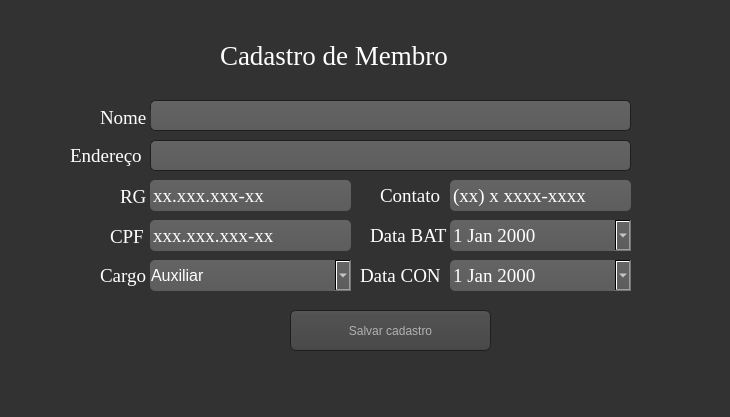
<?xml version="1.0" encoding="UTF-8"?>
<ui version="4.0">
 <class>MainWindow</class>
 <widget class="QMainWindow" name="MainWindow">
  <property name="geometry">
   <rect>
    <x>0</x>
    <y>0</y>
    <width>730</width>
    <height>417</height>
   </rect>
  </property>
  <property name="sizePolicy">
   <sizepolicy hsizetype="Fixed" vsizetype="Fixed">
    <horstretch>0</horstretch>
    <verstretch>0</verstretch>
   </sizepolicy>
  </property>
  <property name="font">
   <font>
    <family>Times New Roman</family>
    <pointsize>14</pointsize>
   </font>
  </property>
  <property name="tabletTracking">
   <bool>false</bool>
  </property>
  <property name="windowTitle">
   <string>Cadastro de Membro</string>
  </property>
  <property name="windowIcon">
   <iconset>
    <normaloff>icons/add_user_male_30px.png</normaloff>icons/add_user_male_30px.png</iconset>
  </property>
  <property name="toolTipDuration">
   <number>1</number>
  </property>
  <property name="styleSheet">
   <string notr="true">  background-color: #323232;</string>
  </property>
  <property name="inputMethodHints">
   <set>Qt::ImhDate</set>
  </property>
  <widget class="QWidget" name="central">
   <property name="font">
    <font>
     <family>Times New Roman</family>
     <pointsize>14</pointsize>
    </font>
   </property>
   <widget class="QLabel" name="label">
    <property name="geometry">
     <rect>
      <x>220</x>
      <y>30</y>
      <width>231</width>
      <height>51</height>
     </rect>
    </property>
    <property name="font">
     <font>
      <family>Times New Roman</family>
      <pointsize>20</pointsize>
     </font>
    </property>
    <property name="styleSheet">
     <string notr="true">color: rgb(255, 255, 255);</string>
    </property>
    <property name="text">
     <string>Cadastro de Membro</string>
    </property>
   </widget>
   <widget class="QLineEdit" name="le_nome">
    <property name="geometry">
     <rect>
      <x>150</x>
      <y>100</y>
      <width>481</width>
      <height>31</height>
     </rect>
    </property>
    <property name="font">
     <font>
      <family>Times New Roman</family>
      <pointsize>14</pointsize>
     </font>
    </property>
    <property name="styleSheet">
     <string notr="true">   background-color: QLinearGradient( x1: 0, y1: 0, x2: 0, y2: 1, stop: 0 #4d4d4d, stop: 0 #646464, stop: 1 #5d5d5d);
    padding: 1px;
    border-style: solid;
    border: 1px solid #1e1e1e;
    border-radius: 5;
color: rgb(255, 255, 255);</string>
    </property>
    <property name="maxLength">
     <number>50</number>
    </property>
   </widget>
   <widget class="QLabel" name="label_2">
    <property name="geometry">
     <rect>
      <x>100</x>
      <y>110</y>
      <width>51</width>
      <height>16</height>
     </rect>
    </property>
    <property name="font">
     <font>
      <family>Times New Roman</family>
      <pointsize>14</pointsize>
     </font>
    </property>
    <property name="styleSheet">
     <string notr="true">color: rgb(255, 255, 255);</string>
    </property>
    <property name="text">
     <string>Nome</string>
    </property>
   </widget>
   <widget class="QLabel" name="label_3">
    <property name="geometry">
     <rect>
      <x>70</x>
      <y>140</y>
      <width>71</width>
      <height>31</height>
     </rect>
    </property>
    <property name="font">
     <font>
      <family>Times New Roman</family>
      <pointsize>14</pointsize>
     </font>
    </property>
    <property name="styleSheet">
     <string notr="true">color: rgb(255, 255, 255);</string>
    </property>
    <property name="text">
     <string>Endereço</string>
    </property>
   </widget>
   <widget class="QLabel" name="label_4">
    <property name="geometry">
     <rect>
      <x>370</x>
      <y>220</y>
      <width>81</width>
      <height>31</height>
     </rect>
    </property>
    <property name="font">
     <font>
      <family>Times New Roman</family>
      <pointsize>14</pointsize>
     </font>
    </property>
    <property name="styleSheet">
     <string notr="true">color: rgb(255, 255, 255);</string>
    </property>
    <property name="text">
     <string>Data BAT</string>
    </property>
   </widget>
   <widget class="QLabel" name="label_5">
    <property name="geometry">
     <rect>
      <x>360</x>
      <y>260</y>
      <width>81</width>
      <height>31</height>
     </rect>
    </property>
    <property name="font">
     <font>
      <family>Times New Roman</family>
      <pointsize>14</pointsize>
     </font>
    </property>
    <property name="styleSheet">
     <string notr="true">color: rgb(255, 255, 255);</string>
    </property>
    <property name="text">
     <string>Data CON</string>
    </property>
   </widget>
   <widget class="QLabel" name="label_6">
    <property name="geometry">
     <rect>
      <x>120</x>
      <y>190</y>
      <width>47</width>
      <height>13</height>
     </rect>
    </property>
    <property name="font">
     <font>
      <family>Times New Roman</family>
      <pointsize>14</pointsize>
     </font>
    </property>
    <property name="styleSheet">
     <string notr="true">color: rgb(255, 255, 255);</string>
    </property>
    <property name="text">
     <string>RG</string>
    </property>
   </widget>
   <widget class="QLabel" name="label_7">
    <property name="geometry">
     <rect>
      <x>110</x>
      <y>230</y>
      <width>47</width>
      <height>13</height>
     </rect>
    </property>
    <property name="font">
     <font>
      <family>Times New Roman</family>
      <pointsize>14</pointsize>
     </font>
    </property>
    <property name="styleSheet">
     <string notr="true">color: rgb(255, 255, 255);</string>
    </property>
    <property name="text">
     <string>CPF</string>
    </property>
   </widget>
   <widget class="QLabel" name="label_8">
    <property name="geometry">
     <rect>
      <x>100</x>
      <y>260</y>
      <width>61</width>
      <height>31</height>
     </rect>
    </property>
    <property name="font">
     <font>
      <family>Times New Roman</family>
      <pointsize>14</pointsize>
     </font>
    </property>
    <property name="styleSheet">
     <string notr="true">color: rgb(255, 255, 255);</string>
    </property>
    <property name="text">
     <string>Cargo</string>
    </property>
   </widget>
   <widget class="QLineEdit" name="le_endereco">
    <property name="geometry">
     <rect>
      <x>150</x>
      <y>140</y>
      <width>481</width>
      <height>31</height>
     </rect>
    </property>
    <property name="font">
     <font>
      <family>Times New Roman</family>
      <pointsize>14</pointsize>
     </font>
    </property>
    <property name="styleSheet">
     <string notr="true">   background-color: QLinearGradient( x1: 0, y1: 0, x2: 0, y2: 1, stop: 0 #4d4d4d, stop: 0 #646464, stop: 1 #5d5d5d);
    padding: 1px;
    border-style: solid;
    border: 1px solid #1e1e1e;
    border-radius: 5;
color: rgb(255, 255, 255);</string>
    </property>
    <property name="maxLength">
     <number>50</number>
    </property>
    <property name="echoMode">
     <enum>QLineEdit::Normal</enum>
    </property>
   </widget>
   <widget class="QLineEdit" name="le_rg">
    <property name="geometry">
     <rect>
      <x>150</x>
      <y>180</y>
      <width>201</width>
      <height>31</height>
     </rect>
    </property>
    <property name="font">
     <font>
      <family>Times New Roman</family>
      <pointsize>14</pointsize>
     </font>
    </property>
    <property name="styleSheet">
     <string notr="true">   background-color: QLinearGradient( x1: 0, y1: 0, x2: 0, y2: 1, stop: 0 #4d4d4d, stop: 0 #646464, stop: 1 #5d5d5d);
    padding: 1px;
    border-style: solid;
   
    border-radius: 5;
color: rgb(255, 255, 255);</string>
    </property>
    <property name="inputMethodHints">
     <set>Qt::ImhHiddenText</set>
    </property>
    <property name="inputMask">
     <string>&gt;99.999.999-99;x</string>
    </property>
    <property name="text">
     <string>..-</string>
    </property>
    <property name="maxLength">
     <number>13</number>
    </property>
   </widget>
   <widget class="QLineEdit" name="le_cpf">
    <property name="geometry">
     <rect>
      <x>150</x>
      <y>220</y>
      <width>201</width>
      <height>31</height>
     </rect>
    </property>
    <property name="font">
     <font>
      <family>Times New Roman</family>
      <pointsize>14</pointsize>
     </font>
    </property>
    <property name="styleSheet">
     <string notr="true">   background-color: QLinearGradient( x1: 0, y1: 0, x2: 0, y2: 1, stop: 0 #4d4d4d, stop: 0 #646464, stop: 1 #5d5d5d);
    padding: 1px;
    border-style: solid;
    
    border-radius: 5;
color: rgb(255, 255, 255);</string>
    </property>
    <property name="inputMethodHints">
     <set>Qt::ImhHiddenText</set>
    </property>
    <property name="inputMask">
     <string>&gt;999.999.999-99;x</string>
    </property>
    <property name="text">
     <string>..-</string>
    </property>
    <property name="maxLength">
     <number>14</number>
    </property>
   </widget>
   <widget class="QLabel" name="label_9">
    <property name="geometry">
     <rect>
      <x>380</x>
      <y>180</y>
      <width>71</width>
      <height>31</height>
     </rect>
    </property>
    <property name="font">
     <font>
      <family>Times New Roman</family>
      <pointsize>14</pointsize>
     </font>
    </property>
    <property name="styleSheet">
     <string notr="true">color: rgb(255, 255, 255);</string>
    </property>
    <property name="text">
     <string>Contato</string>
    </property>
   </widget>
   <widget class="QLineEdit" name="le_contato">
    <property name="geometry">
     <rect>
      <x>450</x>
      <y>180</y>
      <width>181</width>
      <height>31</height>
     </rect>
    </property>
    <property name="font">
     <font>
      <family>Times New Roman</family>
      <pointsize>14</pointsize>
     </font>
    </property>
    <property name="styleSheet">
     <string notr="true">   background-color: QLinearGradient( x1: 0, y1: 0, x2: 0, y2: 1, stop: 0 #4d4d4d, stop: 0 #646464, stop: 1 #5d5d5d);
    padding: 1px;
    border-style: solid;
    
    border-radius: 5;
color: rgb(255, 255, 255);</string>
    </property>
    <property name="inputMethodHints">
     <set>Qt::ImhHiddenText</set>
    </property>
    <property name="inputMask">
     <string>&gt;(99) 9 9999-9999;x</string>
    </property>
    <property name="text">
     <string>()  -</string>
    </property>
   </widget>
   <widget class="QPushButton" name="btn_salvar">
    <property name="geometry">
     <rect>
      <x>290</x>
      <y>310</y>
      <width>201</width>
      <height>41</height>
     </rect>
    </property>
    <property name="font">
     <font>
      <pointsize>-1</pointsize>
     </font>
    </property>
    <property name="cursor">
     <cursorShape>PointingHandCursor</cursorShape>
    </property>
    <property name="styleSheet">
     <string notr="true">QPushButton
{
    color: #b1b1b1;
    background-color: QLinearGradient( x1: 0, y1: 0, x2: 0, y2: 1, stop: 0 #565656, stop: 0.1 #525252, stop: 0.5 #4e4e4e, stop: 0.9 #4a4a4a, stop: 1 #464646);
    border-width: 1px;
    border-color: #1e1e1e;
    border-style: solid;
    border-radius: 6;
    padding: 3px;
    font-size: 12px;
    padding-left: 3px;
    padding-right: 3px;
    min-width: 20px;
}

QPushButton:pressed
{
    background-color: QLinearGradient( x1: 0, y1: 0, x2: 0, y2: 1, stop: 0 #2d2d2d, stop: 0.1 #2b2b2b, stop: 0.5 #292929, stop: 0.9 #282828, stop: 1 #252525);
}</string>
    </property>
    <property name="text">
     <string>Salvar cadastro</string>
    </property>
    <property name="icon">
     <iconset>
      <normalon>icons/ok_filled_50px.png</normalon>
     </iconset>
    </property>
    <property name="iconSize">
     <size>
      <width>29</width>
      <height>46</height>
     </size>
    </property>
   </widget>
   <widget class="QDateEdit" name="le_d_con">
    <property name="geometry">
     <rect>
      <x>450</x>
      <y>260</y>
      <width>181</width>
      <height>31</height>
     </rect>
    </property>
    <property name="font">
     <font>
      <family>Times New Roman</family>
      <pointsize>14</pointsize>
     </font>
    </property>
    <property name="styleSheet">
     <string notr="true">   background-color: QLinearGradient( x1: 0, y1: 0, x2: 0, y2: 1, stop: 0 #4d4d4d, stop: 0 #646464, stop: 1 #5d5d5d);
    padding: 1px;
    border-style: solid;
   
    border-radius: 5;
color: rgb(255, 255, 255);</string>
    </property>
    <property name="inputMethodHints">
     <set>Qt::ImhDate</set>
    </property>
    <property name="wrapping">
     <bool>false</bool>
    </property>
    <property name="frame">
     <bool>true</bool>
    </property>
    <property name="readOnly">
     <bool>false</bool>
    </property>
    <property name="buttonSymbols">
     <enum>QAbstractSpinBox::NoButtons</enum>
    </property>
    <property name="accelerated">
     <bool>false</bool>
    </property>
    <property name="correctionMode">
     <enum>QAbstractSpinBox::CorrectToPreviousValue</enum>
    </property>
    <property name="showGroupSeparator" stdset="0">
     <bool>false</bool>
    </property>
    <property name="minimumDateTime">
     <datetime>
      <hour>0</hour>
      <minute>0</minute>
      <second>0</second>
      <year>1900</year>
      <month>1</month>
      <day>1</day>
     </datetime>
    </property>
    <property name="calendarPopup">
     <bool>true</bool>
    </property>
    <property name="date">
     <date>
      <year>2000</year>
      <month>1</month>
      <day>1</day>
     </date>
    </property>
   </widget>
   <widget class="QDateEdit" name="le_d_bat">
    <property name="geometry">
     <rect>
      <x>450</x>
      <y>220</y>
      <width>181</width>
      <height>31</height>
     </rect>
    </property>
    <property name="font">
     <font>
      <family>Times New Roman</family>
      <pointsize>14</pointsize>
     </font>
    </property>
    <property name="styleSheet">
     <string notr="true">   background-color: QLinearGradient( x1: 0, y1: 0, x2: 0, y2: 1, stop: 0 #4d4d4d, stop: 0 #646464, stop: 1 #5d5d5d);
    padding: 1px;
    border-style: solid;

    border-radius: 5;
color: rgb(255, 255, 255);</string>
    </property>
    <property name="inputMethodHints">
     <set>Qt::ImhDate</set>
    </property>
    <property name="wrapping">
     <bool>false</bool>
    </property>
    <property name="frame">
     <bool>true</bool>
    </property>
    <property name="readOnly">
     <bool>false</bool>
    </property>
    <property name="buttonSymbols">
     <enum>QAbstractSpinBox::NoButtons</enum>
    </property>
    <property name="accelerated">
     <bool>false</bool>
    </property>
    <property name="correctionMode">
     <enum>QAbstractSpinBox::CorrectToPreviousValue</enum>
    </property>
    <property name="showGroupSeparator" stdset="0">
     <bool>false</bool>
    </property>
    <property name="minimumDateTime">
     <datetime>
      <hour>0</hour>
      <minute>0</minute>
      <second>0</second>
      <year>1900</year>
      <month>1</month>
      <day>1</day>
     </datetime>
    </property>
    <property name="calendarPopup">
     <bool>true</bool>
    </property>
    <property name="date">
     <date>
      <year>2000</year>
      <month>1</month>
      <day>1</day>
     </date>
    </property>
   </widget>
   <widget class="QComboBox" name="combo_cargo">
    <property name="geometry">
     <rect>
      <x>150</x>
      <y>260</y>
      <width>201</width>
      <height>31</height>
     </rect>
    </property>
    <property name="font">
     <font>
      <pointsize>12</pointsize>
     </font>
    </property>
    <property name="styleSheet">
     <string notr="true">   background-color: QLinearGradient( x1: 0, y1: 0, x2: 0, y2: 1, stop: 0 #4d4d4d, stop: 0 #646464, stop: 1 #5d5d5d);
    padding: 1px;
    border-style: solid;
    border-radius: 5;
color: rgb(255, 255, 255);</string>
    </property>
    <item>
     <property name="text">
      <string>Auxiliar</string>
     </property>
    </item>
    <item>
     <property name="text">
      <string>Diácono</string>
     </property>
    </item>
    <item>
     <property name="text">
      <string>Presbítero</string>
     </property>
    </item>
    <item>
     <property name="text">
      <string>Pastor</string>
     </property>
    </item>
   </widget>
  </widget>
 </widget>
 <tabstops>
  <tabstop>le_nome</tabstop>
  <tabstop>le_endereco</tabstop>
  <tabstop>le_contato</tabstop>
  <tabstop>le_rg</tabstop>
  <tabstop>le_cpf</tabstop>
  <tabstop>btn_salvar</tabstop>
 </tabstops>
 <resources/>
 <connections/>
</ui>
